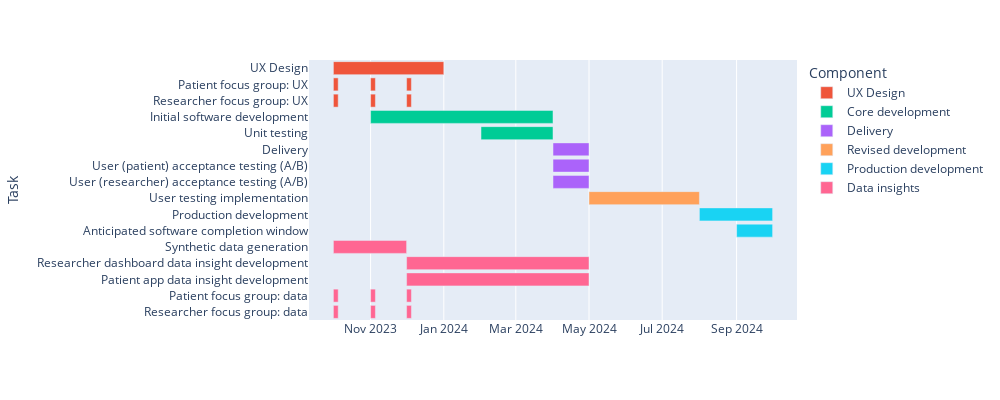

Here is the notebook cell this chart was saved with:
### Code cell
import plotly.express as px
import pandas as pd

df = pd.DataFrame([
    dict(Task="Total project runtime", Start='2023-10-01', Finish='2024-10-01'),
    
    dict(Task="UX Design", Start='2023-10-01', Finish='2024-01-01',Component="UX Design"),
    
    dict(Task="Patient focus group: UX", Start='2023-10-01', Finish='2023-10-05',Component="UX Design"),
    dict(Task="Patient focus group: UX", Start='2023-11-01', Finish='2023-11-05',Component="UX Design"),
    dict(Task="Patient focus group: UX", Start='2023-12-01', Finish='2023-12-05',Component="UX Design"),

    dict(Task="Researcher focus group: UX", Start='2023-10-01', Finish='2023-10-05',Component="UX Design"),
    dict(Task="Researcher focus group: UX", Start='2023-11-01', Finish='2023-11-05',Component="UX Design"),
    dict(Task="Researcher focus group: UX", Start='2023-12-01', Finish='2023-12-05',Component="UX Design"),
    
    dict(Task="Initial software development", Start='2023-11-01', Finish='2024-04-01',Component="Core development"),
    dict(Task="Unit testing", Start='2024-02-01', Finish='2024-04-01',Component="Core development"),

    dict(Task="Delivery", Start='2024-04-01', Finish='2024-05-01',Component="Delivery"),
    dict(Task="User (patient) acceptance testing (A/B)", Start='2024-04-01', Finish='2024-05-01',Component="Delivery"),
    dict(Task="User (researcher) acceptance testing (A/B)", Start='2024-04-01', Finish='2024-05-01',Component="Delivery"),
    
    dict(Task="User testing implementation", Start='2024-05-01', Finish='2024-08-01',Component="Revised development"),

    dict(Task="Production development", Start='2024-08-01', Finish='2024-10-01',Component="Production development"),
    dict(Task="Anticipated software completion window", Start='2024-09-01', Finish='2024-10-01',Component="Production development"),
    
    dict(Task="Synthetic data generation", Start='2023-10-01', Finish='2023-12-01',Component="Data insights"),
    dict(Task="Researcher dashboard data insight development", Start='2023-12-01', Finish='2024-05-01',Component="Data insights"),
    dict(Task="Patient app data insight development", Start='2023-12-01', Finish='2024-05-01',Component="Data insights"),

    dict(Task="Patient focus group: data", Start='2023-10-01', Finish='2023-10-05',Component="Data insights"),
    dict(Task="Patient focus group: data", Start='2023-11-01', Finish='2023-11-05',Component="Data insights"),
    dict(Task="Patient focus group: data", Start='2023-12-01', Finish='2023-12-05',Component="Data insights"),

    dict(Task="Researcher focus group: data", Start='2023-10-01', Finish='2023-10-05',Component="Data insights"),
    dict(Task="Researcher focus group: data", Start='2023-11-01', Finish='2023-11-05',Component="Data insights"),
    dict(Task="Researcher focus group: data", Start='2023-12-01', Finish='2023-12-05',Component="Data insights"),
    
])

fig = px.timeline(df, x_start="Start", x_end="Finish", y="Task",color='Component',width=1000,height=400)
fig.update_yaxes(autorange="reversed") # otherwise tasks are listed from the bottom up

fig.write_html('gant_chart.html')
fig.write_image('gant_chart.png',scale=6)
fig.show()

### Figure 1 — Plotly figure (JSON) as saved in the notebook; plotly's stock layout.template omitted (floating-point values rounded to 4 significant figures)
{"data": [{"alignmentgroup": "True", "base": ["2023-10-01", "2023-10-01", "2023-11-01", "2023-12-01", "2023-10-01", "2023-11-01", "2023-12-01"], "hovertemplate": "Component=UX Design<br>Start=%{base}<br>Finish=%{x}<br>Task=%{y}<extra></extra>", "legendgroup": "UX Design", "marker": {"color": "#EF553B", "pattern": {"shape": ""}}, "name": "UX Design", "offsetgroup": "UX Design", "orientation": "h", "showlegend": true, "textposition": "auto", "type": "bar", "x": [7948800000, 345600000, 345600000, 345600000, 345600000, 345600000, 345600000], "xaxis": "x", "y": ["UX Design", "Patient focus group: UX", "Patient focus group: UX", "Patient focus group: UX", "Researcher focus group: UX", "Researcher focus group: UX", "Researcher focus group: UX"], "yaxis": "y"}, {"alignmentgroup": "True", "base": ["2023-11-01", "2024-02-01"], "hovertemplate": "Component=Core development<br>Start=%{base}<br>Finish=%{x}<br>Task=%{y}<extra></extra>", "legendgroup": "Core development", "marker": {"color": "#00cc96", "pattern": {"shape": ""}}, "name": "Core development", "offsetgroup": "Core development", "orientation": "h", "showlegend": true, "textposition": "auto", "type": "bar", "x": [13132800000, 5184000000], "xaxis": "x", "y": ["Initial software development", "Unit testing"], "yaxis": "y"}, {"alignmentgroup": "True", "base": ["2024-04-01", "2024-04-01", "2024-04-01"], "hovertemplate": "Component=Delivery<br>Start=%{base}<br>Finish=%{x}<br>Task=%{y}<extra></extra>", "legendgroup": "Delivery", "marker": {"color": "#ab63fa", "pattern": {"shape": ""}}, "name": "Delivery", "offsetgroup": "Delivery", "orientation": "h", "showlegend": true, "textposition": "auto", "type": "bar", "x": [2592000000, 2592000000, 2592000000], "xaxis": "x", "y": ["Delivery", "User (patient) acceptance testing (A/B)", "User (researcher) acceptance testing (A/B)"], "yaxis": "y"}, {"alignmentgroup": "True", "base": ["2024-05-01"], "hovertemplate": "Component=Revised development<br>Start=%{base}<br>Finish=%{x}<br>Task=%{y}<extra></extra>", "legendgroup": "Revised development", "marker": {"color": "#FFA15A", "pattern": {"shape": ""}}, "name": "Revised development", "offsetgroup": "Revised development", "orientation": "h", "showlegend": true, "textposition": "auto", "type": "bar", "x": [7948800000], "xaxis": "x", "y": ["User testing implementation"], "yaxis": "y"}, {"alignmentgroup": "True", "base": ["2024-08-01", "2024-09-01"], "hovertemplate": "Component=Production development<br>Start=%{base}<br>Finish=%{x}<br>Task=%{y}<extra></extra>", "legendgroup": "Production development", "marker": {"color": "#19d3f3", "pattern": {"shape": ""}}, "name": "Production development", "offsetgroup": "Production development", "orientation": "h", "showlegend": true, "textposition": "auto", "type": "bar", "x": [5270400000, 2592000000], "xaxis": "x", "y": ["Production development", "Anticipated software completion window"], "yaxis": "y"}, {"alignmentgroup": "True", "base": ["2023-10-01", "2023-12-01", "2023-12-01", "2023-10-01", "2023-11-01", "2023-12-01", "2023-10-01", "2023-11-01", "2023-12-01"], "hovertemplate": "Component=Data insights<br>Start=%{base}<br>Finish=%{x}<br>Task=%{y}<extra></extra>", "legendgroup": "Data insights", "marker": {"color": "#FF6692", "pattern": {"shape": ""}}, "name": "Data insights", "offsetgroup": "Data insights", "orientation": "h", "showlegend": true, "textposition": "auto", "type": "bar", "x": [5270400000, 13132800000, 13132800000, 345600000, 345600000, 345600000, 345600000, 345600000, 345600000], "xaxis": "x", "y": ["Synthetic data generation", "Researcher dashboard data insight development", "Patient app data insight development", "Patient focus group: data", "Patient focus group: data", "Patient focus group: data", "Researcher focus group: data", "Researcher focus group: data", "Researcher focus group: data"], "yaxis": "y"}], "layout": {"barmode": "overlay", "height": 400, "legend": {"title": {"text": "Component"}, "tracegroupgap": 0}, "margin": {"t": 60}, "width": 1000, "xaxis": {"anchor": "y", "domain": [0, 1], "type": "date"}, "yaxis": {"anchor": "x", "autorange": "reversed", "domain": [0, 1], "title": {"text": "Task"}}}}
